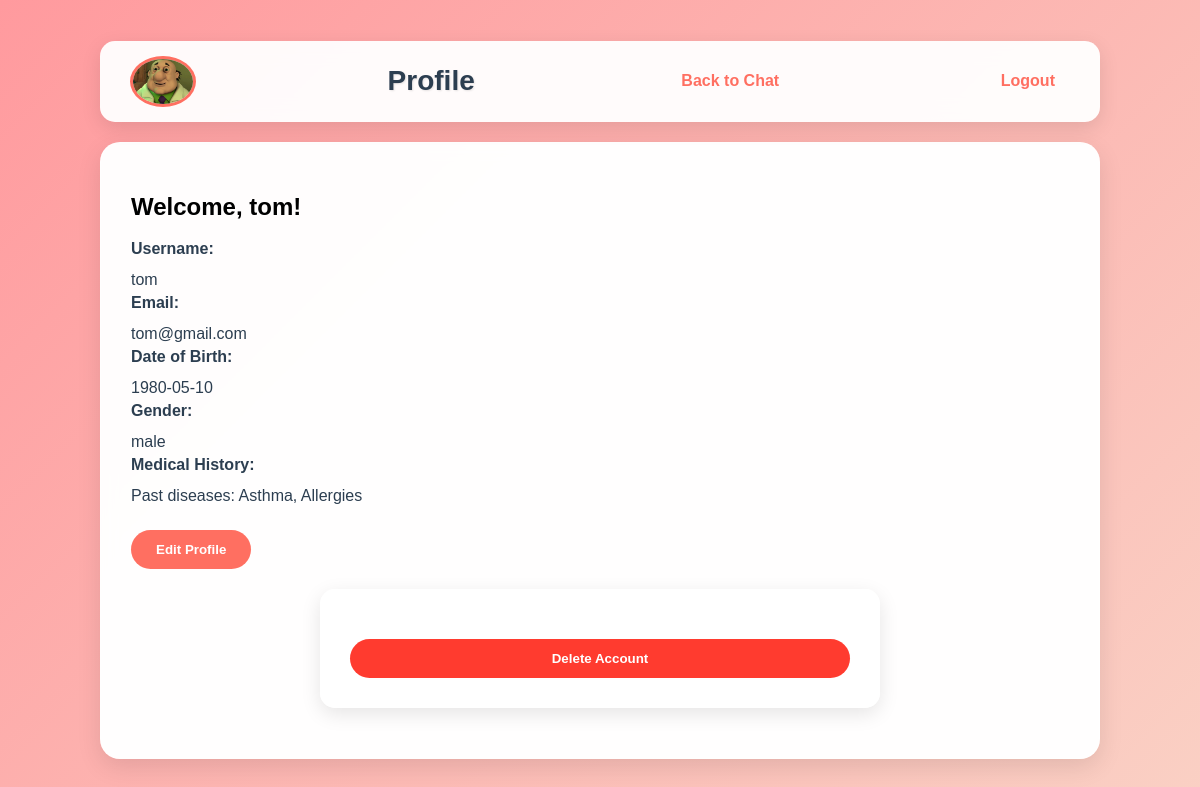
The page /auth/profile (signed in) on the database its author committed.
### app/models.py (models this page shows, shortened)
class User(UserMixin, db.Model):
    id = db.Column(db.Integer, primary_key=True)
    username = db.Column(db.String(64), unique=True, nullable=False)
    email = db.Column(db.String(120), unique=True, nullable=False)
    password_hash = db.Column(db.String(128))
    date_of_birth = db.Column(db.Date)
    gender = db.Column(db.String(10))
    medical_history = db.Column(db.Text)  # New field for medical history
    created_at = db.Column(db.DateTime, default=datetime.utcnow)
    conversations = db.relationship('Conversation', backref='user', lazy='dynamic')

### app/routes/auth.py (the view)
@auth_bp.route('/profile')
@login_required
def profile():
    return render_template('profile.html', user=current_user)

### app/models.py (called while the page is built)
@login_manager.user_loader
def load_user(id):
    return User.query.get(int(id))

### templates/profile.html (shortened to what this page needs)
{% extends "base.html" %}
{% block content %}
    <header>
        <img src="{{ url_for('static', filename='images/doctor-avatar.png') }}" alt="Doctor" class="logo">
        <h1>Profile</h1>
        <a href="{{ url_for('chat.chat_page') }}">Back to Chat</a>
        <a href="{{ url_for('auth.logout') }}">Logout</a>
    </header>
    <div class="chat-window">
        <h2>Welcome, {{ user.username }}!</h2>
        <div id="profile-view">
            <div class="form-group">
                <label>Username:</label>
                <p>{{ user.username }}</p>
            </div>
            <div class="form-group">
                <label>Email:</label>
                <p>{{ user.email }}</p>
            </div>
            <div class="form-group">
                <label>Date of Birth:</label>
                <p>{{ user.date_of_birth.strftime('%Y-%m-%d') if user.date_of_birth else 'Not provided' }}</p>
            </div>
            <div class="form-group">
                <label>Gender:</label>
                <p>{{ user.gender if user.gender else 'Not provided' }}</p>
            </div>
            <div class="form-group">
                <label>Medical History:</label>
                <p>{{ user.medical_history if user.medical_history else 'Not provided' }}</p>
            </div>
            <button id="edit-profile-btn">Edit Profile</button>
        </div>
        <form id="delete-account-form" method="POST" action="{{ url_for('auth.delete_account') }}">
            <button type="submit" id="delete-account-btn" onclick="return confirm('Are you sure you want to delete your account? This action cannot be undone.');">Delete Account</button>
        </form>
    </div>
{% endblock %}

### static/css/style.css (style rules this page uses)
body { background: linear-gradient(135deg, #ff9a9e, #fad0c4, #fad0c4, #a1c4fd, #c2e9fb); font-family: 'Poppins', sans-serif; margin: 0; min-height: 100vh; display: flex; justify-content: center; align-items: center; background-size: 400% 400%; animation: gradientShift 20s ease infinite; }
header { display: flex; justify-content: space-between; align-items: center; background: rgba(255, 255, 255, 0.95); padding: 15px 30px; border-radius: 15px; box-shadow: 0 6px 20px rgba(0, 0, 0, 0.1); backdrop-filter: blur(10px); position: sticky; top: 20px; z-index: 10; }
.logo { width: 60px; border-radius: 50%; border: 3px solid #ff6f61; transition: transform 0.3s ease; }
header h1 { font-size: 28px; color: #2c3e50; margin: 0; text-shadow: 1px 1px 2px rgba(0, 0, 0, 0.1); }
header a { color: #ff6f61; text-decoration: none; font-weight: 600; padding: 8px 15px; border-radius: 20px; transition: background 0.3s ease, color 0.3s ease; }
.chat-window { background: rgba(255, 255, 255, 0.98); padding: 30px; border-radius: 20px; box-shadow: 0 8px 25px rgba(0, 0, 0, 0.1); margin-top: 20px; backdrop-filter: blur(8px); border: 1px solid rgba(255, 255, 255, 0.3); }
form { display: flex; flex-direction: column; gap: 15px; max-width: 500px; margin: 20px auto; background: rgba(255, 255, 255, 0.95); padding: 30px; border-radius: 15px; box-shadow: 0 6px 20px rgba(0, 0, 0, 0.1); }
.form-group { display: flex; flex-direction: column; gap: 8px; }
.form-group label { font-weight: 600; color: #2c3e50; }
button { padding: 12px; background: #ff6f61; color: #fff; border: none; border-radius: 25px; cursor: pointer; font-weight: 600; transition: background 0.3s ease, transform 0.3s ease; }
#profile-view p { margin: 5px 0; color: #2c3e50; font-size: 16px; }
#edit-profile-btn { background: #ff6f61; color: #fff; border: none; padding: 12px 25px; border-radius: 25px; cursor: pointer; font-weight: 600; transition: background 0.3s ease, transform 0.3s ease; margin-top: 20px; }
#delete-account-btn { background: #ff3b2f; color: #fff; border: none; padding: 12px 25px; border-radius: 25px; cursor: pointer; font-weight: 600; transition: background 0.3s ease, transform 0.3s ease; margin-top: 20px; }

### rows shown on the page
User: username "tom", email "tom@gmail.com", date_of_birth "1980-05-10", gender "male", medical_history "Past diseases: Asthma, Allergies"
